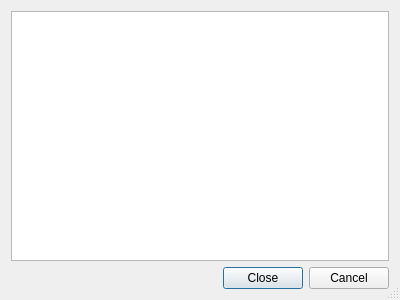
<?xml version="1.0" encoding="UTF-8"?>
<ui version="4.0">
 <class>HgQueuesHeaderDialog</class>
 <widget class="QDialog" name="HgQueuesHeaderDialog">
  <property name="geometry">
   <rect>
    <x>0</x>
    <y>0</y>
    <width>400</width>
    <height>300</height>
   </rect>
  </property>
  <property name="windowTitle">
   <string>Commit Message</string>
  </property>
  <property name="sizeGripEnabled">
   <bool>true</bool>
  </property>
  <layout class="QVBoxLayout" name="verticalLayout">
   <item>
    <widget class="QPlainTextEdit" name="messageEdit">
     <property name="readOnly">
      <bool>true</bool>
     </property>
    </widget>
   </item>
   <item>
    <widget class="QDialogButtonBox" name="buttonBox">
     <property name="orientation">
      <enum>Qt::Horizontal</enum>
     </property>
     <property name="standardButtons">
      <set>QDialogButtonBox::Cancel|QDialogButtonBox::Close</set>
     </property>
    </widget>
   </item>
  </layout>
 </widget>
 <tabstops>
  <tabstop>messageEdit</tabstop>
  <tabstop>buttonBox</tabstop>
 </tabstops>
 <resources/>
 <connections/>
</ui>
